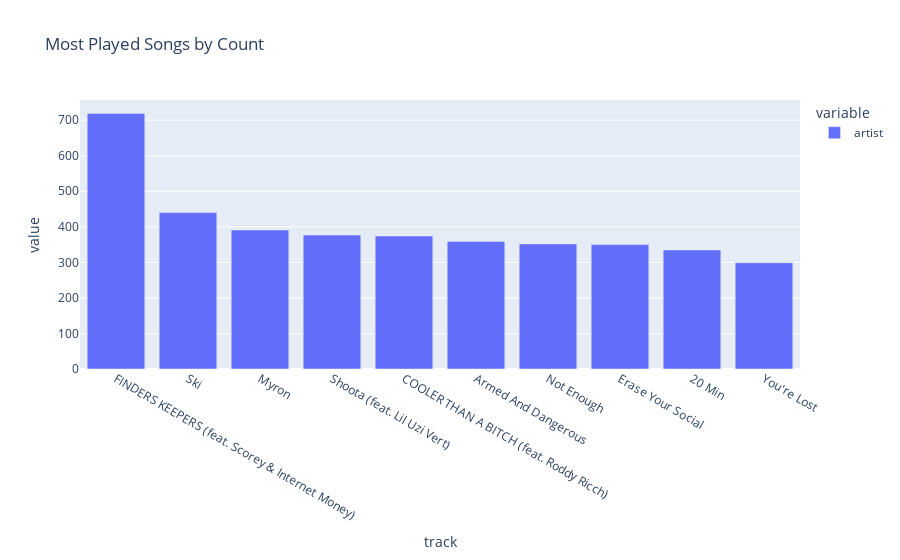

This figure's notebook cell:
### Code cell
most_played_track_df = test_df.groupby(['track']).count().sort_values(['artist'],ascending=False)['artist']
fig = px.bar(most_played_track_df[:10],title="Most Played Songs by Count")
fig.show()

### Figure 1 — Plotly figure (JSON) as saved in the notebook; plotly's stock layout.template omitted (floating-point values rounded to 4 significant figures)
{"data": [{"alignmentgroup": "True", "hovertemplate": "variable=artist<br>track=%{x}<br>value=%{y}<extra></extra>", "legendgroup": "artist", "marker": {"color": "#636efa", "pattern": {"shape": ""}}, "name": "artist", "offsetgroup": "artist", "orientation": "v", "showlegend": true, "textposition": "auto", "type": "bar", "x": ["FINDERS KEEPERS (feat. Scorey & Internet Money)", "Ski", "Myron", "Shoota (feat. Lil Uzi Vert)", "COOLER THAN A BITCH (feat. Roddy Ricch)", "Armed And Dangerous", "Not Enough", "Erase Your Social", "20 Min", "You're Lost"], "xaxis": "x", "y": [719, 440, 391, 377, 374, 359, 352, 350, 335, 299], "yaxis": "y"}], "layout": {"barmode": "relative", "legend": {"title": {"text": "variable"}, "tracegroupgap": 0}, "title": {"text": "Most Played Songs by Count"}, "xaxis": {"anchor": "y", "domain": [0, 1], "title": {"text": "track"}}, "yaxis": {"anchor": "x", "domain": [0, 1], "title": {"text": "value"}}}}
